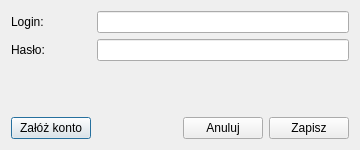
<ui version="4.0" >
 <class>frmNapisy24Config</class>
 <widget class="QDialog" name="frmNapisy24Config" >
  <property name="geometry" >
   <rect>
    <x>0</x>
    <y>0</y>
    <width>360</width>
    <height>150</height>
   </rect>
  </property>
  <property name="minimumSize" >
   <size>
    <width>330</width>
    <height>130</height>
   </size>
  </property>
  <property name="maximumSize" >
   <size>
    <width>450</width>
    <height>180</height>
   </size>
  </property>
  <property name="windowTitle" >
   <string>Napisy24 - konfiguracja</string>
  </property>
  <layout class="QGridLayout" >
   <item row="0" column="0" >
    <widget class="QLabel" name="lbNick" >
     <property name="text" >
      <string>Login:</string>
     </property>
    </widget>
   </item>
   <item row="0" column="1" colspan="3" >
    <widget class="QLineEdit" name="leNick" >
     <property name="text" >
      <string/>
     </property>
    </widget>
   </item>
   <item row="1" column="0" >
    <widget class="QLabel" name="lbPass" >
     <property name="text" >
      <string>Hasło:</string>
     </property>
    </widget>
   </item>
   <item row="1" column="1" colspan="3" >
    <widget class="QLineEdit" name="lePass" >
     <property name="text" >
      <string/>
     </property>
     <property name="echoMode" >
      <enum>QLineEdit::Password</enum>
     </property>
    </widget>
   </item>
   <item row="2" column="0" colspan="4" >
    <spacer>
     <property name="orientation" >
      <enum>Qt::Vertical</enum>
     </property>
     <property name="sizeHint" stdset="0" >
      <size>
       <width>318</width>
       <height>41</height>
      </size>
     </property>
    </spacer>
   </item>
   <item row="3" column="0" >
    <widget class="QPushButton" name="pbRegister" >
     <property name="text" >
      <string>Załóż konto</string>
     </property>
    </widget>
   </item>
   <item row="3" column="1" >
    <spacer>
     <property name="orientation" >
      <enum>Qt::Horizontal</enum>
     </property>
     <property name="sizeHint" stdset="0" >
      <size>
       <width>108</width>
       <height>20</height>
      </size>
     </property>
    </spacer>
   </item>
   <item row="3" column="2" >
    <widget class="QPushButton" name="pbCancel" >
     <property name="text" >
      <string>Anuluj</string>
     </property>
    </widget>
   </item>
   <item row="3" column="3" >
    <widget class="QPushButton" name="pbSave" >
     <property name="text" >
      <string>Zapisz</string>
     </property>
    </widget>
   </item>
  </layout>
 </widget>
 <resources>
  <include location="../../res/resources.qrc" />
 </resources>
 <connections>
  <connection>
   <sender>pbCancel</sender>
   <signal>clicked()</signal>
   <receiver>frmNapisy24Config</receiver>
   <slot>reject()</slot>
   <hints>
    <hint type="sourcelabel" >
     <x>236</x>
     <y>101</y>
    </hint>
    <hint type="destinationlabel" >
     <x>164</x>
     <y>59</y>
    </hint>
   </hints>
  </connection>
  <connection>
   <sender>pbSave</sender>
   <signal>clicked()</signal>
   <receiver>frmNapisy24Config</receiver>
   <slot>accept()</slot>
   <hints>
    <hint type="sourcelabel" >
     <x>300</x>
     <y>101</y>
    </hint>
    <hint type="destinationlabel" >
     <x>164</x>
     <y>59</y>
    </hint>
   </hints>
  </connection>
  <connection>
   <sender>leNick</sender>
   <signal>returnPressed()</signal>
   <receiver>frmNapisy24Config</receiver>
   <slot>accept()</slot>
   <hints>
    <hint type="sourcelabel" >
     <x>220</x>
     <y>18</y>
    </hint>
    <hint type="destinationlabel" >
     <x>164</x>
     <y>59</y>
    </hint>
   </hints>
  </connection>
  <connection>
   <sender>lePass</sender>
   <signal>returnPressed()</signal>
   <receiver>frmNapisy24Config</receiver>
   <slot>accept()</slot>
   <hints>
    <hint type="sourcelabel" >
     <x>220</x>
     <y>51</y>
    </hint>
    <hint type="destinationlabel" >
     <x>164</x>
     <y>59</y>
    </hint>
   </hints>
  </connection>
 </connections>
</ui>
